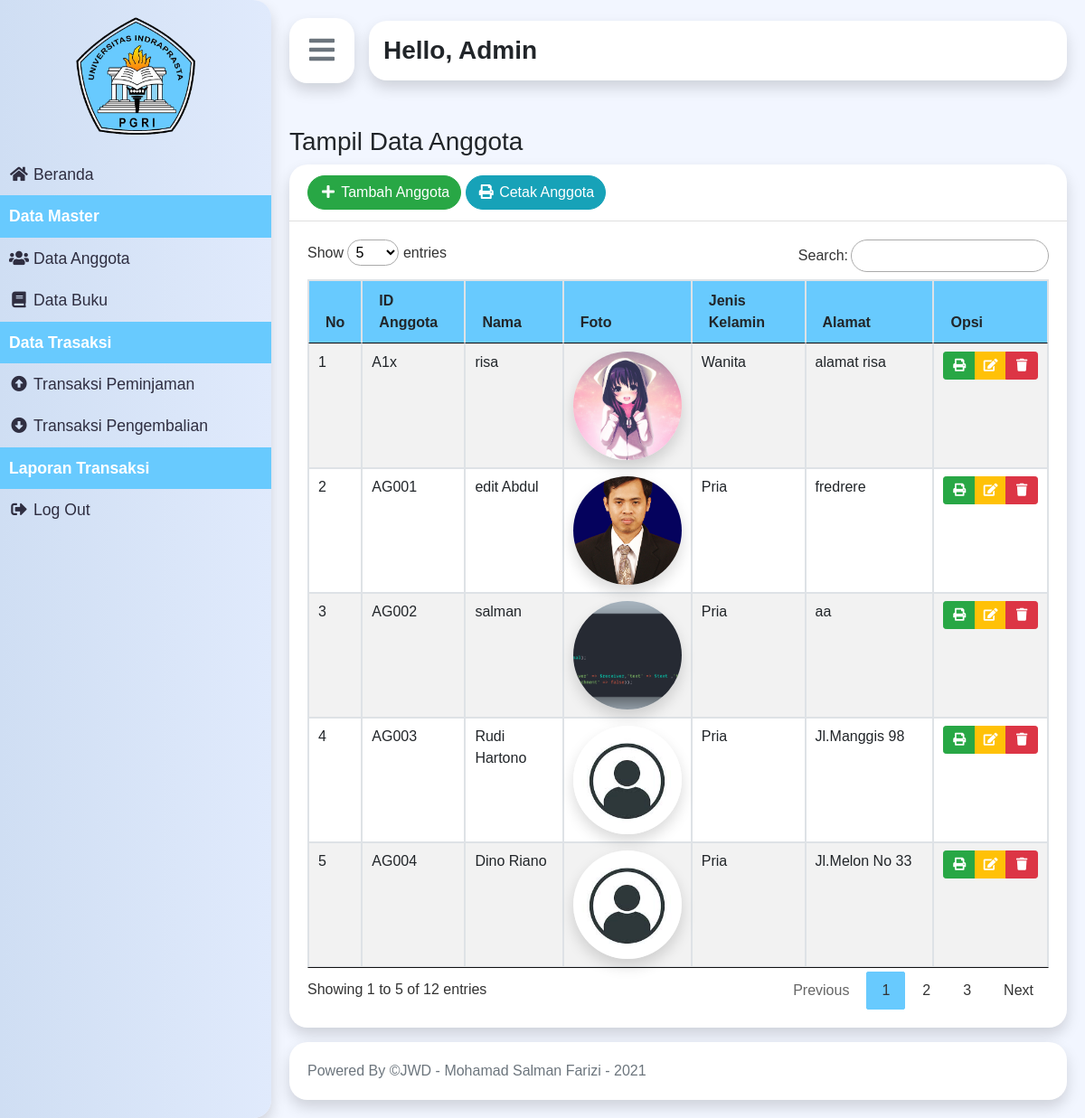
Screenshot of /index.php?p=anggota (signed in) with the database file from the repository.
### tables this page shows
CREATE TABLE `tbanggota` (
  `idanggota` varchar(5) NOT NULL,
  `nama` varchar(30) NOT NULL,
  `jeniskelamin` varchar(10) NOT NULL,
  `alamat` varchar(40) NOT NULL,
  `status` varchar(20) NOT NULL,
  `foto` varchar(100) DEFAULT NULL
);

### pages/anggota.php (the view)
<?php
require('./controller/connection.php');
$anggota = mysqli_query($con, "SELECT * FROM tbanggota");
?>
<div>
    <h3>Tampil Data Anggota</h3>
</div>
<div class="card border-0 shadow">
    <div class="card-header">
        <a href="index.php?p=anggotaCreate" class="btn btn-success rounded-pill"><i class="fas fa-fw fa-plus"></i> Tambah Anggota</a>
        <a target="_blank" href="pages/cetakSemuaAnggota.php" class="btn btn-info rounded-pill"><i class="fas fa-fw fa-print"></i> Cetak Anggota</a>
    </div>
    <div class="card-body">
        <div class="table-responsive">
            <table id="dataTable" class="table table-bordered table-hover table-striped">
                <thead>
                    <tr class="bg-blue">
                        <th class="text-capitalize">No</th>
                        <th>ID Anggota</th>
                        <th class="text-capitalize">Nama</th>
                        <th class="text-capitalize">foto</th>
                        <th class="text-capitalize">jenis kelamin</th>
                        <th class="text-capitalize">alamat</th>
                        <th class="text-capitalize">opsi</th>
                    </tr>
                </thead>
                <tbody>
                    <?php foreach ($anggota as $key => $value) : ?>
                        <tr>
                            <td><?= $key + 1; ?></td>
                            <td><?= $value['idanggota']; ?></td>
                            <td><?= $value['nama']; ?></td>
                            <td>
                                <div class="wrapper-lg-img shadow">
                                    <?php
                                    $foto = $value['foto'];
                                    if ($foto == null || $foto == '-') {
                                        $foto = 'admin-no-photo.jpg';
                                    }
                                    ?>
                                    <img src="asset/images/<?= $foto; ?>" alt="foto anggota">
                                </div>
                            </td>
                            <td><?= $value['jeniskelamin']; ?></td>
                            <td><?= $value['alamat']; ?></td>
                            <td>
                                <div class="btn-group" role="group" aria-label="Basic example">
                                    <a target="_blank" href="pages/cetakAnggota.php?id=<?= $value['idanggota']; ?>" class="btn btn-sm btn-success"><i class="fas fa-fw fa-print"></i></a>
                                    <a href="index.php?p=anggotaEdit&id=<?= $value['idanggota']; ?>" class="btn btn-sm btn-warning"><i class="fas fa-fw fa-edit text-white"></i></a>
                                    <a href="index.php?p=anggotaDelete&id=<?= $value['idanggota']; ?>" onclick="return confirm('Apakah anda yakin ingin menhapus anggota ini ?');" class="btn btn-sm btn-danger"><i class="fas fa-fw fa-trash"></i></a>
                                </div>
                            </td>
                        </tr>
                    <?php endforeach; ?>
                </tbody>
            </table>
        </div>
    </div>
</div>

### index.php (shortened to what this page needs)
<!DOCTYPE html>
<html>
<head>
    <link rel="stylesheet" href="asset/css/bootstrap.min.css">
    <link rel="stylesheet" href="asset/css/style.css">
    <link rel="stylesheet" href="asset/css/dataTables.bootstrap4.css">
    <link rel="stylesheet" href="https://cdnjs.cloudflare.com/ajax/libs/font-awesome/5.15.4/css/all.min.css" />
</head>
<body>
    <div class="wrapper container-fluid overflow-hidden p-0">
        <nav id="sidebar" class="c-border-right shadow">
            <div class="logo">
                <img src="asset/images/Logo-Unindra.png" alt="logo unindar">
            </div>
            <ul class="list-unstyled components">
                <li>
                    <a href="index.php?p=beranda" class="a-link"><i class="fas fa-fw fa-home"></i>Beranda</a>
                </li>
                <li class="label">
                    <span>Data Master</span>
                </li>
                <li>
                    <a href="index.php?p=anggota" class="a-link"><i class="fas fa-fw fa-users"></i>Data Anggota</a>
                </li>
                <li>
                    <a href="index.php?p=buku" class="a-link"><i class="fas fa-fw fa-book"></i>Data Buku</a>
                </li>
                <li class="label">
                    <span>Data Trasaksi</span>
                </li>
                <li>
                    <a href="index.php?p=peminjaman" class="a-link"><i class="fas fa-fw fa-arrow-alt-circle-up"></i>Transaksi Peminjaman</a>
                </li>
                <li>
                    <a href="index.php?p=pengembalian" class="a-link"><i class="fas fa-fw fa-arrow-alt-circle-down"></i>Transaksi Pengembalian</a>
                </li>
                <li class="label">
                    <span>Laporan Transaksi</span>
                </li>
                <li>
                    <a href="pages/logout.php" onclick="return confirm('Apakah anda yakin ingin logout ?');" class="a-link"><i class="fas fa-fw fa-sign-out-alt"></i>Log Out</a>
                </li>
            </ul>
        </nav>
        <div id="content" class="d-flex flex-column min-vh-100">
            <div>
                <div class="d-flex align-items-center mb-5">
                    <div class="align-items-center c-border bg-white p-3 mr-3 shadow">
                        <button type="button" id="sidebarCollapse" class="btn bg-transparent p-0">
                            <i class="fas fa-bars h2 mb-0 text-secondary"></i>
                        </button>
                    </div>
                    <div class="w-100 c-border bg-white p-3 shadow">
                        <h3 class="mb-0 font-weight-bold text-capitalize">Hello, <?= $_SESSION['nama']; ?></h3>
                    </div>
                </div>
            </div>
            <div class="mb-3">
                <?php
                $pages_dir = 'pages';
                if (!empty($_GET['p'])) {
                    $pages = scandir($pages_dir, 0);
                    unset($pages[0], $pages[1]);
                    $p = $_GET['p'];
                    if (in_array($p . '.php', $pages)) {
                        include($pages_dir . '/' . $p . '.php');
                    } else {
                        echo 'Halaman Tidak Ditemukan';
                    }
                } else {
                    include($pages_dir . '/beranda.php');
                }
                ?>
            </div>
            <footer class="mt-auto card border-0 shadow">
                <div class="card-body">
                    <span class="text-secondary">Powered By &copy;JWD - Mohamad Salman Farizi - 2021</span>
                </div>
            </footer>
        </div>
    </div>
</body>
</html>

### asset/css/style.css (style rules this page uses)
body { font-family: "Poppins", sans-serif; background: #fafafa; }
.a-link, .a-link:hover, .a-link:focus { color: inherit; text-decoration: none; transition: all 0.3s; }
.c-border-right { border-top-right-radius: 20px; border-bottom-right-radius: 20px; }
.c-border { border-radius: 20px; }
.wrapper { display: flex; width: 100%; align-items: stretch; background-color: #f2f6ff; }
#sidebar { min-width: 300px; max-width: 300px; background: #fff; color: #2f2e41; transition: all 0.6s cubic-bezier(0.945, 0.02, 0.27, 0.665); transform-origin: bottom left; background: #e0eafc; background: -webkit-linear-gradient(to right, #cfdef3, #e0eafc); background: linear-gradient(to right, #cfdef3, #e0eafc); }
#sidebar .list-unstyled li .a-link { padding: 10px; font-size: 1.1em; display: block; }
#sidebar .list-unstyled li .a-link i { margin-right: 5px; }
#sidebar .list-unstyled .label { padding: 10px; font-size: 1.1em; display: block; background-color: #68cafe; color: #fff; font-weight: bold; }
.logo img { height: 150px; width: 150px; display: block; margin: 10px auto; }
#content { width: 100%; padding: 20px; min-height: 100vh; transition: all 0.3s; }
#sidebarCollapse { width: 40px; height: 40px; background: #f5f5f5; cursor: pointer; }
.card { border-radius: 20px; }
.card-header { background-color: transparent; }
.wrapper-lg-img { position: relative; width: 120px; height: 120px; overflow: hidden; border-radius: 50%; }
.wrapper-lg-img img { width: 100%; height: 100%; object-fit: cover; }
.bg-blue { background-color: #68cafe; }

### rows the page displays
tbanggota: idanggota "A1x", nama "risa", foto (picture), jeniskelamin "Wanita", alamat "alamat risa"
tbanggota: idanggota "AG001", nama "edit Abdul", foto (picture), jeniskelamin "Pria", alamat "fredrere"
tbanggota: idanggota "AG002", nama "salman", foto (picture), jeniskelamin "Pria", alamat "aa"
tbanggota: idanggota "AG003", nama "Rudi Hartono", jeniskelamin "Pria", alamat "Jl.Manggis 98"
tbanggota: idanggota "AG004", nama "Dino Riano", jeniskelamin "Pria", alamat "Jl.Melon No 33"

### other values shown
$_SESSION['nama'] "Admin"
